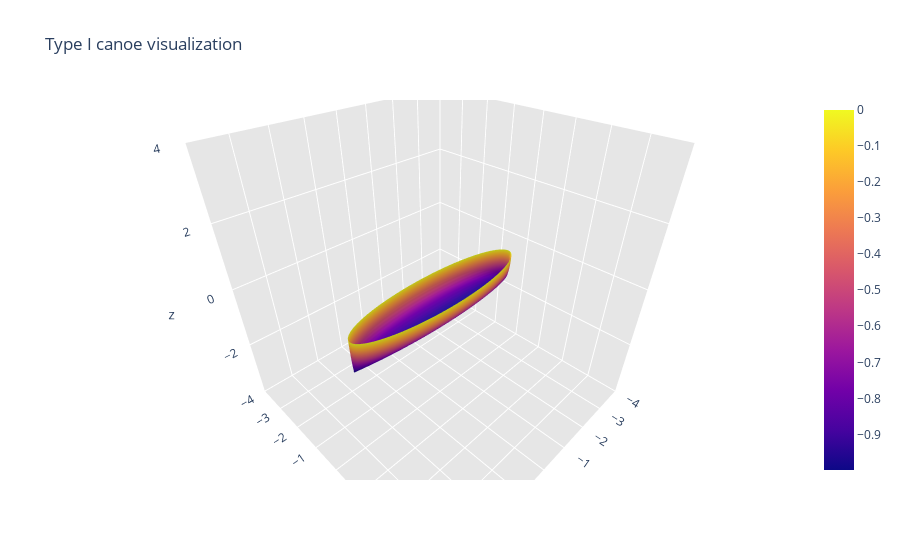

Notebook code cell kept with this figure:
### Markdown cell above
## Type I

In Type I, we approximate the longitudinal cross-section of canoes as an ellipse with radius $r_1$ in the $y$ direction and radius $r_2$ in the $z$ direction. Both radii vary in the $x$ direction. At the cross-section in the middle part of the canoe, $r_1=R_1$ and $r_2=R_2$. At an arbitrary cross-section in the longitudinal direction, the mathematical equation of the cross-section is thus:
$$
\frac{y^2}{r_1^2}+\frac{z^2}{r_2^2}=1
$$

So everything is in terms of coordinates $x$, $y$ and $z$. The equation of ellipse can be written in parametric form as:
$$
y = r_1 \sin{(\theta)},\\
z = r_2 \cos{(\theta)}
$$
where $\theta$ is the angle measured from the positive direction of the $z$ axis (in $y-z$ plane) and varies between $\pi/2$ and $3 \pi /2$

Next, we need to find how radii $r_1$ and $r_2$ vary in the $x$ direction. For that we need the shape of the canoe from top and side. Based on the schematic pictures, we can approximate the top shape of the canoe as and ellipse with radii $r_1$ (a function of $x$) and $R_3$ in the $y$ and $x$ directions, respectively. As a result, we can write:
$$
\frac{r_1^2}{R_1^2}+\frac{x^2}{R_3^2}=1
$$
or in parametric form:
$$
r_1 = R_1 \sin{(\eta)},\\
x = R_3 \cos{(\eta)}
$$
where $\eta$ is the angle measured from the positive direction of the $x$ axis (in $x-y$ plane) and varies between $0$ and $2 \pi$.

Finally, as a simple choice we choose the side of the canoe to be ractangular, i.e. $r_2=R_2$. We will refine this shape later on.

Combining the parametric forms of the three cross-sections, we get:
$$
x = R_3 \cos{(\eta)},\\
y = R_1 \sin{(\eta)} \sin{(\theta)},\\
z = R_2 \cos{(\theta)}
$$

We can plot this using the following code cell:

### Code cell
N = 32
h = 0
eta, theta = np.meshgrid(np.linspace(0.0, 1 * np.pi, N), np.linspace(np.pi / 2+h, 3 * np.pi / 2-h, N))

R3, R2, R1 = 3.0, 1.0, 0.75
X = R3 * np.cos(eta)
Y = R1 * np.sin(eta) * np.sin(theta)
Z = R2 * np.cos(theta)

surface = go.Surface(x=X, y=Y, z=Z)
data = [surface]
layout = go.Layout(
    title='Type I canoe visualization',
    scene=dict(
        xaxis=dict(
            gridcolor='rgb(255, 255, 255)',
            zerolinecolor='rgb(255, 255, 255)',
            showbackground=True,
            backgroundcolor='rgb(230, 230,230)',
            range=[-4, 4]
        ),
        yaxis=dict(
            gridcolor='rgb(255, 255, 255)',
            zerolinecolor='rgb(255, 255, 255)',
            showbackground=True,
            backgroundcolor='rgb(230, 230,230)',
            range=[-4, 4]
        ),
        zaxis=dict(
            gridcolor='rgb(255, 255, 255)',
            zerolinecolor='rgb(255, 255, 255)',
            showbackground=True,
            backgroundcolor='rgb(230, 230,230)',
            range=[-4, 4]
        )
    )
)
fig = go.Figure(data=data, layout=layout)
fig.show()

### Figure 1 — Plotly figure (JSON) as saved in the notebook; plotly's stock layout.template omitted (floating-point values rounded to 4 significant figures; data arrays with more than 128 entries replaced by an {"elided": "..."} marker saying what was removed)
{"data": [{"type": "surface", "x": {"elided": "32x32 float values"}, "y": {"elided": "32x32 float values"}, "z": {"elided": "32x32 float values"}}], "layout": {"autosize": true, "scene": {"aspectmode": "auto", "aspectratio": {"x": 1, "y": 1, "z": 1}, "camera": {"center": {"x": 0, "y": 0, "z": 0}, "eye": {"x": 0.9004, "y": 0.9004, "z": 0.9004}, "projection": {"type": "perspective"}, "up": {"x": 0, "y": 0, "z": 1}}, "xaxis": {"backgroundcolor": "rgb(230, 230,230)", "gridcolor": "rgb(255, 255, 255)", "range": [-4, 4], "showbackground": true, "type": "linear", "zerolinecolor": "rgb(255, 255, 255)"}, "yaxis": {"backgroundcolor": "rgb(230, 230,230)", "gridcolor": "rgb(255, 255, 255)", "range": [-4, 4], "showbackground": true, "type": "linear", "zerolinecolor": "rgb(255, 255, 255)"}, "zaxis": {"backgroundcolor": "rgb(230, 230,230)", "gridcolor": "rgb(255, 255, 255)", "range": [-4, 4], "showbackground": true, "type": "linear", "zerolinecolor": "rgb(255, 255, 255)"}}, "title": {"text": "Type I canoe visualization"}}}
